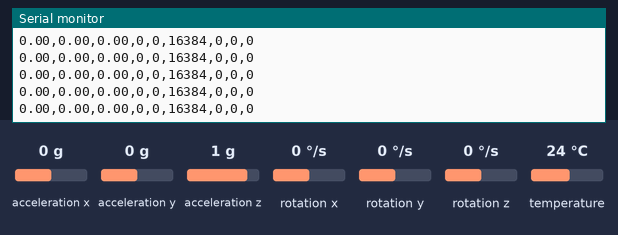
Simulated run of this sketch. Board: ESP32. Parts: the last lines printed to the serial monitor. The inputs (shaded band) are chosen by the test bench; at power-on: acceleration x 0 g, acceleration y 0 g, acceleration z 1 g, rotation x 0 °/s, rotation y 0 °/s, rotation z 0 °/s, temperature 24 °C.

Above: at 1.3 s.
1.4 s: acceleration x set to -1.4 g
At 1.9 s:
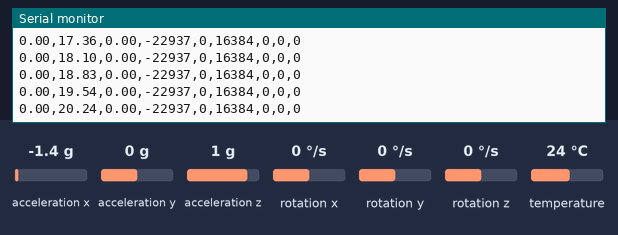
2.9 s: acceleration y set to -1.4 g
At 3.4 s:
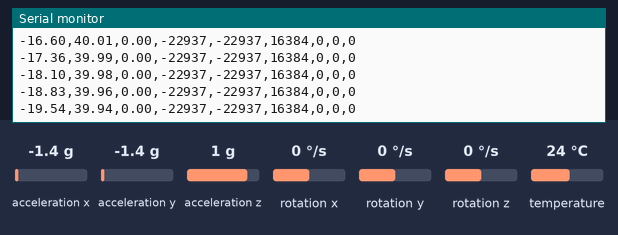
4.4 s: acceleration z set to -1.4 g
At 5.2 s:
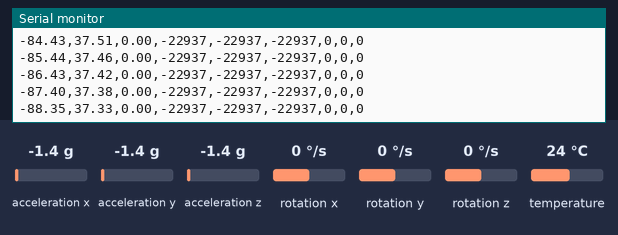
5.9 s: rotation x set to -192 °/s
At 6.4 s:
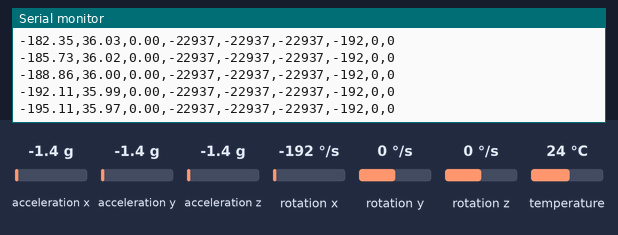
7.4 s: rotation y set to 192 °/s
At 8.3 s:
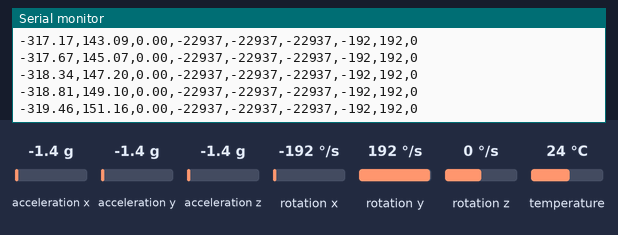
Timing chart, 0 to 10.4 s (numbered marks = the images above; inputs shaded):
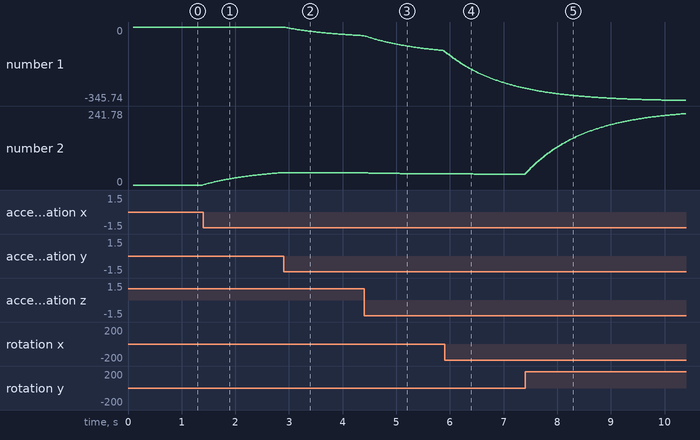

The sketch:

esp32_mpu6050_firmware.ino
```cpp
// ESP32 Arduino / C++ Sketch for MPU6050 3D Real-Time Orientation Visualization
// Install "Adafruit MPU6050" and "Adafruit Unified Sensor" via Arduino Library Manager
// If using WiFi / WebSockets, install "WebSocketsServer" by Markus Sattler.

#include <Wire.h>
#include <Adafruit_MPU6050.h>
#include <Adafruit_Sensor.h>

Adafruit_MPU6050 mpu;

// Complementary filter variables
float roll = 0.0;
float pitch = 0.0;
float yaw = 0.0;
unsigned long lastTime = 0;

void setup() {
  Serial.begin(115200);
  while (!Serial) delay(10);

  Wire.begin(21, 22); // Default ESP32 I2C pins: SDA=21, SCL=22

  if (!mpu.begin()) {
    Serial.println("Failed to find MPU6050 chip!");
    while (1) { delay(10); }
  }

  // Set ranges
  mpu.setAccelerometerRange(MPU6050_RANGE_2_G);
  mpu.setGyroRange(MPU6050_RANGE_250_DEG);
  mpu.setFilterBandwidth(MPU6050_BAND_21_HZ);

  delay(100);
  lastTime = millis();
}

void loop() {
  sensors_event_t a, g, temp;
  mpu.getEvent(&a, &g, &temp);

  unsigned long currentTime = millis();
  float dt = (currentTime - lastTime) / 1000.0;
  lastTime = currentTime;
  if (dt <= 0.0 || dt > 0.2) dt = 0.02; // Safeguard against timer jumps

  // Convert angular rates from rad/s to deg/s
  float gx_deg = g.gyro.x * 57.2957795;
  float gy_deg = g.gyro.y * 57.2957795;
  float gz_deg = g.gyro.z * 57.2957795;

  // Accelerometer angles
  float accPitch = atan2(-a.acceleration.x, sqrt(a.acceleration.y * a.acceleration.y + a.acceleration.z * a.acceleration.z)) * 57.2957795;
  float accRoll  = atan2(a.acceleration.y, a.acceleration.z) * 57.2957795;

  // Complementary filter (98% Gyro + 2% Accel)
  roll  = 0.98 * (roll + gx_deg * dt) + 0.02 * accRoll;
  pitch = 0.98 * (pitch + gy_deg * dt) + 0.02 * accPitch;
  yaw   += gz_deg * dt; // Gyro integration for yaw

  // Keep yaw within 0 - 360 or -180 to 180
  if (yaw >= 360.0) yaw -= 360.0;
  if (yaw < 0.0) yaw += 360.0;

  // Raw acceleration in LSB approx (+/- 2G range: 1G = 16384 LSB, a in m/s^2 -> lsb = a/9.80665 * 16384)
  int ax_raw = (int)((a.acceleration.x / 9.80665) * 16384.0);
  int ay_raw = (int)((a.acceleration.y / 9.80665) * 16384.0);
  int az_raw = (int)((a.acceleration.z / 9.80665) * 16384.0);

  int gx_raw = (int)gx_deg;
  int gy_raw = (int)gy_deg;
  int gz_raw = (int)gz_deg;

  // Protocol format: roll,pitch,yaw,ax,ay,az,gx,gy,gz
  Serial.print(roll, 2);
  Serial.print(",");
  Serial.print(pitch, 2);
  Serial.print(",");
  Serial.print(yaw, 2);
  Serial.print(",");
  Serial.print(ax_raw);
  Serial.print(",");
  Serial.print(ay_raw);
  Serial.print(",");
  Serial.print(az_raw);
  Serial.print(",");
  Serial.print(gx_raw);
  Serial.print(",");
  Serial.print(gy_raw);
  Serial.print(",");
  Serial.println(gz_raw);

  delay(20); // ~50Hz sample output
}
```

Measured:
- after the input at 1.4 s, the serial monitor: prints a new line at once (image 1)
- plotted number 2: 0 → 40.39 after the input at 1.4 s
